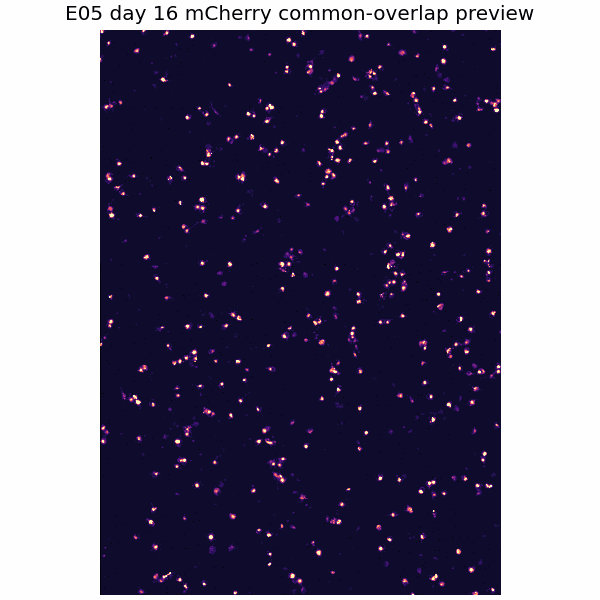
#> input picture docs/previews/E05/E05_day16_preview.png, 600 x 600 px
$ python -i create_single_neuron_alignment_examples.py   (imports and definitions only)
#> lines starting #> are read from the running program, lines starting #| are printed output that depends on the picture
#!/usr/bin/env python
from __future__ import annotations

import argparse
import os
from pathlib import Path
from typing import Any

import matplotlib

# [2 lines not run here, left out]

import imageio.v2 as imageio
import matplotlib.pyplot as plt
import numpy as np
import pandas as pd
import tifffile as tif
from PIL import Image, ImageDraw, ImageFont
from scipy.ndimage import binary_fill_holes, gaussian_filter
from skimage import filters, measure, morphology
from skimage.registration import phase_cross_correlation

from tmem_align.analysis.mcherry_metrics import quantify_mcherry_timeseries
from tmem_align.register import apply_shift


# [210 lines left out: functions parse_args, main, select_stable_single_neuron_roi, not called in this run]


def detect_compact_components(alignment_frame: np.ndarray) -> list[dict[str, Any]]:
    align = alignment_frame.astype(np.float32)
    lo, hi = np.percentile(align, [2, 99.5])
    normalized = np.clip((align - lo) / max(hi - lo, 1), 0, 1)
    smooth = gaussian_filter(normalized, sigma=2)
    threshold = max(float(filters.threshold_otsu(smooth)), float(np.percentile(smooth, 72)))
    mask = smooth > threshold
    mask = morphology.remove_small_objects(mask, max_size=127)
    mask = binary_fill_holes(mask)
    labels = measure.label(mask)
    props = measure.regionprops(labels, intensity_image=align)
    height, width = align.shape
    margin = 80

    components = []
    for prop in props:
        y0, x0, y1, x1 = prop.bbox
        if prop.area < 300 or prop.area > 3000:
            continue
        cy, cx = prop.centroid
        if cy < margin or cx < margin or cy > height - margin or cx > width - margin:
            continue
        bbox_h = y1 - y0
        bbox_w = x1 - x0
        aspect = max(bbox_h / max(bbox_w, 1), bbox_w / max(bbox_h, 1))
        if aspect > 3.5:
            continue
        intensity_mean = float(prop.intensity_mean if hasattr(prop, "intensity_mean") else prop.mean_intensity)
        components.append(
            {
                "centroid_y": float(cy),
                "centroid_x": float(cx),
                "area": int(prop.area),
                "bbox": prop.bbox,
                "intensity_mean": intensity_mean,
            }
        )
    return components


# [225 lines left out: functions select_single_timepoint_roi, local_register_roi_stack, robust_registration_image, write_single_well_montage, write_single_well_gifs, write_side_by_side_gif and 5 more, not called in this run]


def normalize_to_float(frame: np.ndarray, limits: tuple[float, float]) -> np.ndarray:
    lo, hi = limits
    return np.clip((frame.astype(np.float32) - lo) / (hi - lo), 0, 1)


def normalize_to_uint8(frame: np.ndarray, limits: tuple[float, float]) -> np.ndarray:
    return (normalize_to_float(frame, limits) * 255).astype(np.uint8)


# [8 lines left out: function annotate, not called in this run]


# [2 lines not run here, left out]

>>> import cv2
>>> picture = cv2.imread('../docs/previews/E05/E05_day16_preview.png', cv2.IMREAD_GRAYSCALE)
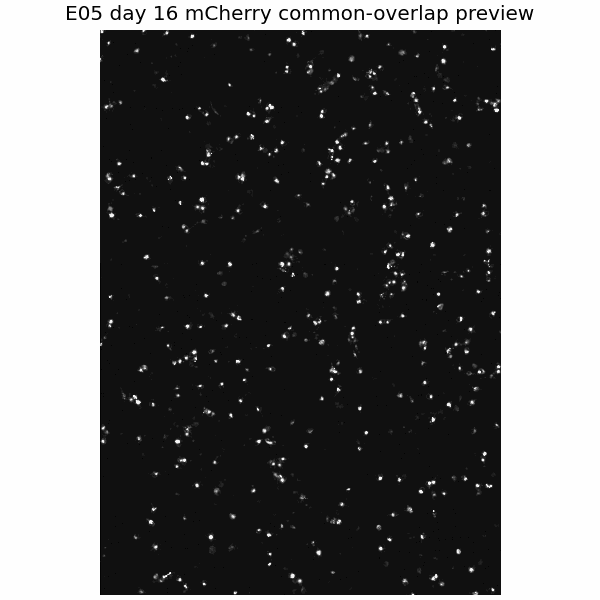
#> picture: shape (600, 600); min 3, max 254, mean 105.2
>>> result = detect_compact_components(picture)
#> in detect_compact_components, `lo, hi = np.percentile(align, [2, 99.5])`: lo = 16; hi = 254
#> in detect_compact_components, `smooth = gaussian_filter(normalized, sigma=2)`:
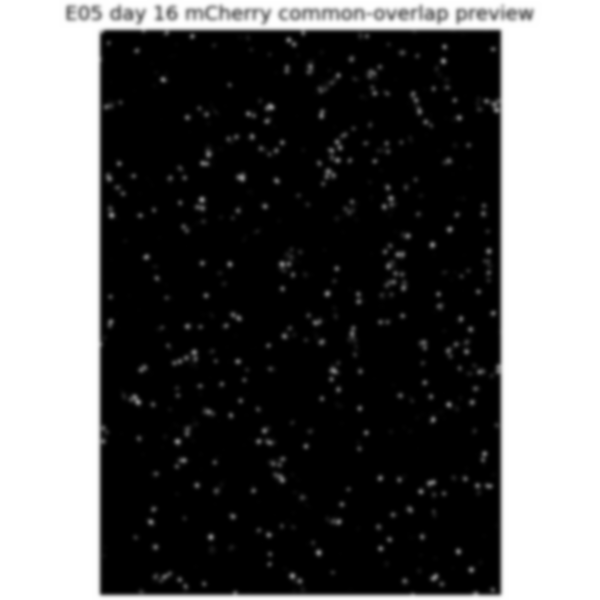
#> smooth: shape (600, 600) float32; min 0, max 1, mean 0.375
#> in detect_compact_components, `threshold = max(float(filters.threshold_otsu(smooth)), float(np.percen..`: threshold = 1
#> in detect_compact_components, `mask = smooth > threshold`: mask: shape (600, 600) bool; every value is 0
#> (the run stopped early here; a loop or call above may not have finished)

$ run again, on reports/if_segmentation_pilot/d7_qc_overlays_control.png
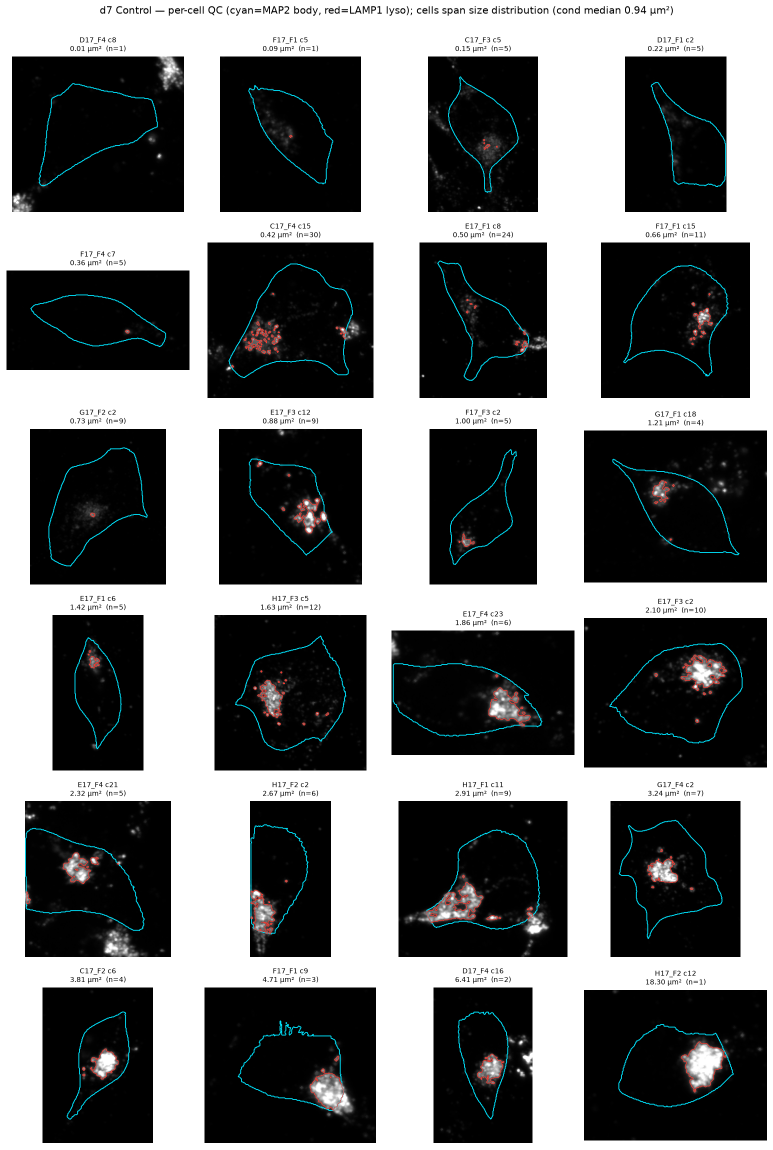
#> input picture reports/if_segmentation_pilot/d7_qc_overlays_control.png, 1546 x 2299 px (shown at 1/2 size)
#> `picture = cv2.imread('../docs/previews/E05/E05_day16_preview.png', cv2..`:
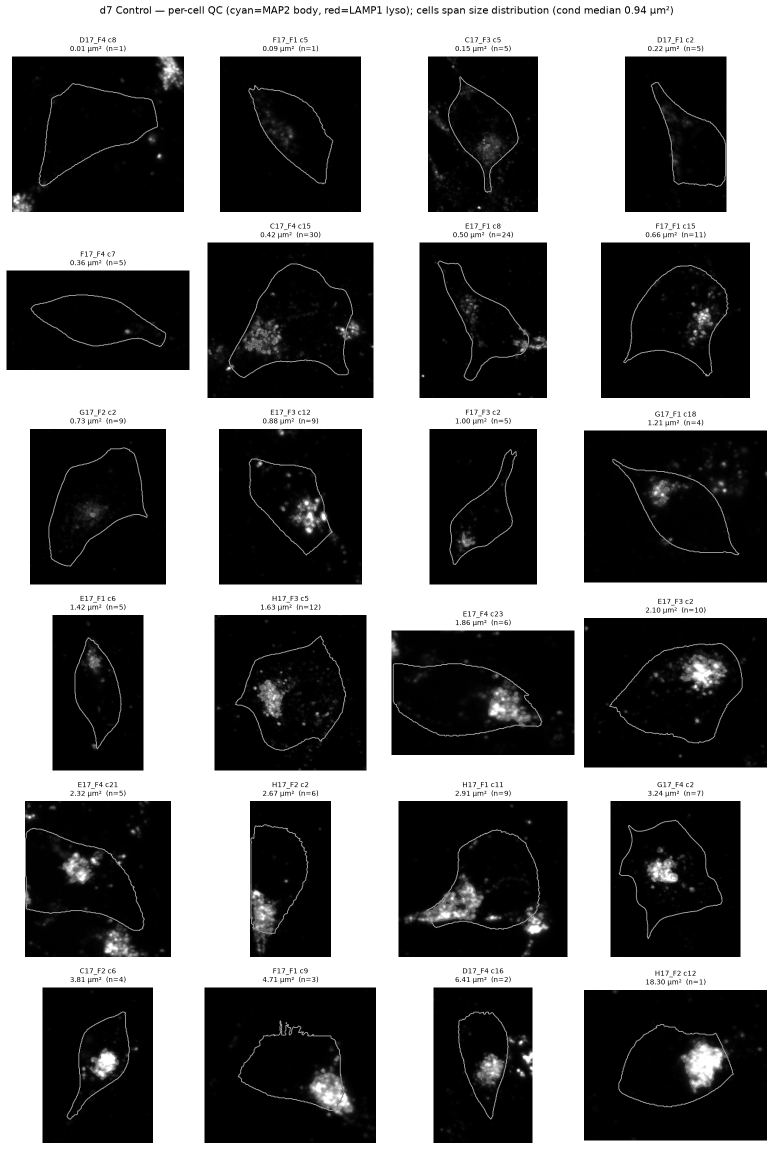
#> picture: shape (2299, 1546) (shown at 1/2 size); min 0, max 255, mean 111.2
#> lo = 0; hi = 255
#> threshold = 1
#> mask: shape (2299, 1546) bool; every value is 0
